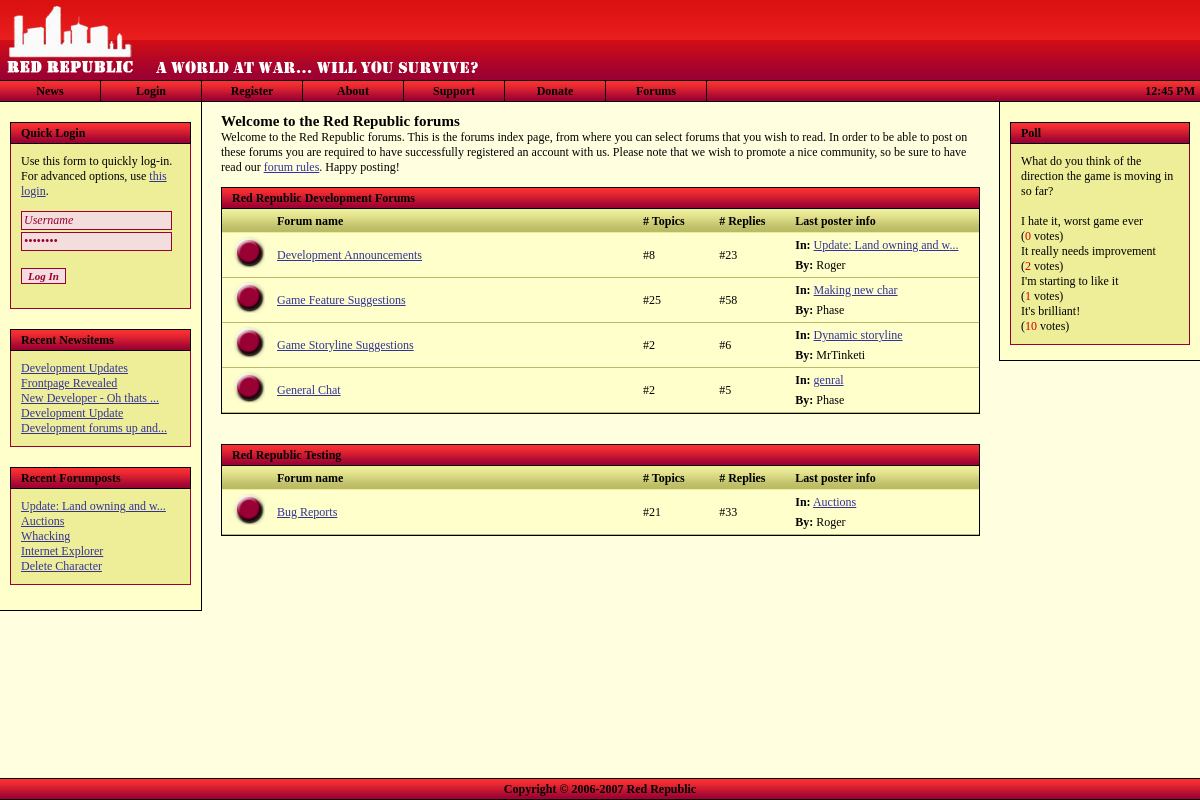
Page /forums/index.php on the committed database.
### tables this page shows
CREATE TABLE `frontpage_news` (
  `id` bigint(20) NOT NULL auto_increment,
  `news_type` int(11) NOT NULL default '0',
  `news_subject` varchar(255) NOT NULL default '',
  `news_date` timestamp NOT NULL default CURRENT_TIMESTAMP,
  `news_author` varchar(50) NOT NULL default '',
  `news_message` text NOT NULL,
  PRIMARY KEY  (`id`)
);

CREATE TABLE `forums_topics` (
  `id` bigint(20) NOT NULL auto_increment,
  `f_id` bigint(20) NOT NULL default '0',
  `poster_id` bigint(20) NOT NULL default '0',
  `topic_type` int(11) NOT NULL default '0',
  `topic_closed` tinyint(4) NOT NULL default '0',
  `name` varchar(75) NOT NULL default '',
  `date` timestamp NOT NULL default CURRENT_TIMESTAMP,
  `num_views` bigint(20) NOT NULL default '0',
  `last_activity` bigint(20) NOT NULL default '0',
  PRIMARY KEY  (`id`)
);

CREATE TABLE `polls` (
  `id` bigint(20) NOT NULL auto_increment,
  `title` varchar(225) NOT NULL default '',
  `date` varchar(225) NOT NULL default '',
  `author` varchar(225) NOT NULL default '',
  `options` varchar(225) NOT NULL default '',
  `votes` bigint(20) NOT NULL default '0',
  `open` varchar(5) NOT NULL default '',
  `displayed` varchar(5) NOT NULL default '',
  KEY `id` (`id`)
);

CREATE TABLE `polls_options` (
  `id` bigint(20) NOT NULL auto_increment,
  `parent` bigint(20) NOT NULL default '0',
  `option` varchar(225) NOT NULL default '',
  `votes` bigint(20) NOT NULL default '0',
  KEY `id` (`id`)
);

CREATE TABLE `forums_categories` (
  `id` bigint(20) NOT NULL auto_increment,
  `name` varchar(50) NOT NULL default '',
  `auth_level` int(11) NOT NULL default '0',
  PRIMARY KEY  (`id`)
);

CREATE TABLE `forums_forums` (
  `id` bigint(20) NOT NULL auto_increment,
  `cat_id` bigint(20) NOT NULL default '0',
  `name` varchar(50) NOT NULL default '',
  `auth_level` int(11) NOT NULL default '0',
  PRIMARY KEY  (`id`)
);

CREATE TABLE `accounts` (
  `id` bigint(20) NOT NULL auto_increment,
  `username` varchar(20) NOT NULL default '',
  `password` varchar(255) NOT NULL default '',
  `person_id` bigint(20) NOT NULL default '0',
  `character_id` bigint(20) NOT NULL default '0',
  `rights` int(11) NOT NULL default '0',
  `last_active` bigint(20) NOT NULL default '0',
  PRIMARY KEY  (`id`)
);

### forums/index.php (the view, shortened to what the rows shown need)
<?
$ext_style = "forums_style.css";
include_once "../includes/utility.inc.php";
include_once "../includes/header.php";
include_once "../includes/forums.inc.php";
?>
	<h1>Welcome to the Red Republic forums</h1>
	<p>Welcome to the Red Republic forums. This is the forums index page, from where you can select forums that you wish to read. In order to be able to post on these forums you are required to have successfully registered an account with us. Please note that we wish to promote a nice community, so be sure to have read our <a href="../docs.php?type=frules">forum rules</a>. Happy posting!</p>
	<?
	$catres = $db->query( "SELECT * FROM forums_categories" );
	if ( $db->getRowCount( $catres ) == 0 )
	{
		?>
			<div class="title">
				<div style="margin-left: 10px;">No categories found</div>
			</div>
			<div class="content">
				No forum categories were found in the database. If you see this message in conjunction with an error, please alert the administrator(s).
			</div>
		<?
	}
	else
	{
		while ( $cat = $db->fetch_array( $catres ) )
		{
			if ( $cat['auth_level'] <= getUserRights() )
			{
			?>
				<div class="title">
					<div style="margin-left: 10px;"><?=$cat['name'];?></div>
				</div>
				<div class="content" style="padding: 0px; margin-bottom: 30px;">
					<?
						$forumres = $db->query( "SELECT * FROM forums_forums WHERE cat_id=". $db->prepval( $cat['id'] ) );
						if ( $db->getRowCount( $forumres ) == 0 )
						{
							echo "<div class=\"content\" style=\"border: none;\">No forums were found within category '". $cat['name'] ."'</div>\n";
						}
						else
						{
							?>
								<div class="row" style="background-color: #ee9; background-image: url('<?=$rootdir;?>/images/forumgrad_vert_20.png'); border: none;">
									<table class="row">
										<tr>
											<td class="field" style="width: 42px;">&nbsp;</td>
											<td class="field"><strong>Forum name</strong></td>
											<td class="field" style="width: 10%;"><strong># Topics</strong></td>
											<td class="field" style="width: 10%;"><strong># Replies</strong></td>
											<td class="field" style="width: 25%;"><strong>Last poster info</strong></td>
										</tr>
									</table>
								</div>
							<?
							while ( $forum = $db->fetch_array( $forumres ) )
							{
								$f = getForumInfo( $forum['id'] );
								$t = getTopicInfo( $f['lasttopicid'] );
								if ( $forum['auth_level'] > getUserRights() )
									continue;
								?>
									<div class="row">
										<table class="row">
											<tr>
												<td class="field" style="width: 42px;">
												<?
												$src = $rootdir . "/images/forums_old.png";
												$q = $db->query( "SELECT * FROM forums_topics WHERE f_id=". $db->prepval( $forum['id'] ) );
												while ( $s = $db->fetch_array( $q ) )
												{
													$r = getTopicInfo( $s['id'] );
													if ( !hasSeenTopic( getUserID(), $r ) )
													{
														$src = $rootdir . "/images/forums_new.png";
														break;
													}
												}
												?>
												<img src="<?=$src;?>" alt="" style="margin-left: 5px;" />
												</td>
												<td class="field"><a href="viewforum.php?id=<?=$forum['id'];?>"><?=stripslashes( $forum['name'] );?></a></td>
												<td class="field" style="width: 10%;">#<?=$f['numtopics'];?></td>
												<td class="field" style="width: 10%;">#<?=$f['numreplies'];?></td>
												<td class="field" style="width: 25%;">
													<strong>In:</strong>
													<?
														if ( $f['lasttopic'] != "..." )
														echo "<a href=\"viewtopic.php?id=". $f['lasttopicid'] ."\">";
														echo ( strlen( stripslashes( $f['lasttopic'] ) ) > 25 ) ? substr( stripslashes( $f['lasttopic'] ), 0, 25 ) . "..." : stripslashes( $f['lasttopic'] );
														if ( $f['lasttopic'] != "..." )
														echo "</a>\n";
													?><br />
													<strong>By:</strong> <?=$t['lastposter'];?>
												</td>
											</tr>
										</table>
									</div>
								<?
							}
						}
					?>
				</div>
			<?
			}
		}
	}
	?>
<?
include "../includes/footer.php";
?>

### includes/header.php (shortened to what the rows shown need)
<?
include_once "utility.inc.php";
?>
<!DOCTYPE html PUBLIC "-//W3C//DTD XHTML 1.0 Strict//EN"
"http://www.w3.org/TR/xhtml1/DTD/xhtml1-strict.dtd">
<html xmlns="http://www.w3.org/1999/xhtml">
<head>
	<link rel="stylesheet" type="text/css" href="<?=$rootdir;?>/stylesheets/general_style.css" />
	<?
	if ( isset( $ext_style ) && $ext_style != "" )
	{
		$file = explode( "::", $ext_style );
		foreach ( $file as $value )
			echo "<link rel=\"stylesheet\" type=\"text/css\" href=\"" . $rootdir . "/stylesheets/" . trim( $value ) ."\" />\n";
	}
	?>
</head>
<body id="body" style="margin-left: 0px; margin-top: 0px; margin-right: 0px; margin-bottom: 0px;"
<?
if ( isset( $err ) && $err->is_error() ) { ?>onload="openErrorDisplay();"<? }
elseif ( isset( $nav ) && $nav == "events" && $char->hasEventRequest() ) { ?>onload="openEventRequest();"<? } ?>
>
<div style="position: relative; min-height: 100%;">
	<div class="maindiv">
		<div style="position: relative; min-height: 85%;">
			<div class="leftnavigation" style="padding-bottom: 10px;">
				<?
				if ( !$_SESSION['ingame'] && !$_SESSION['inadmin'] ) {
				?>
				<div class="navcontent">
					<?
						$news = getSiteNews();
						for ( $i = 0; $i < count( $news ); $i++ )
						{
							$arr = $news[$i];
							if ( strlen( $arr['subject'] ) > 25 )
								$subj = substr( $arr['subject'], 0, 25 ) . "...";
							else
								$subj = $arr['subject'];
							echo "<a href=\"".$rootdir."/news.php?id=". $arr['id'] ."\">" . $subj . "</a><br />";
						}
					?>
				</div>
				<div class="navcontent">
					<?
						$rights = ( getUserRights() === false ) ? 0 : getUserRights();
						$rec = $db->query( "SELECT forums_topics.id, forums_topics.name FROM forums_topics INNER JOIN forums_forums ON forums_topics.f_id = forums_forums.id WHERE forums_forums.auth_level <= $rights ORDER BY last_activity DESC LIMIT 0,5" );
						while ( $res = $db->fetch_array( $rec ) )
						{
							if ( strlen( $res['name'] ) > 25 )
								$subj = substr( $res['name'], 0, 25 ) . "...";
							else
								$subj = $res['name'];
							echo "<a href=\"".$rootdir."/forums/viewtopic.php?id=". $res['id'] ."\">" . stripslashes( $subj ) . "</a><br />";
						}
					?>
				</div>
				<? } ?>
			</div>
			<? if ( isset( $_SESSION['ingame'] ) && user_auth() ) { ?>
			<div class="rightcontent">
				<div class="title" style="background: url('<?=$rootdir;?>/images/forumgrad_vert_20.png'); text-align: right; margin: 10px;">
				<?
				if ( $char->hasEventRequest() )
				{
					?>
					<img src="<?=$rootdir;?>/images/icon_read_red_anim.gif" alt="I" title="You have an event request." onclick="window.location='<?=$rootdir;?>/events/index.php';" style="margin-top: 2px; cursor: pointer;" />
					<?
				}
				$mailboxquery = $db->query( "SELECT * FROM char_mailbox WHERE char_id=". $char->character_id ." AND has_arrived=1" );
				if ( $db->getRowCount( $mailboxquery ) == 0 )
				{
					?>
					<img src="<?=$rootdir;?>/images/icon_mailbox.png" alt="I" title="Go to your mailbox" onclick="window.location='<?=$rootdir;?>/mailbox.php';" style="margin-top: 2px; cursor: pointer;" />
					<?
				}
				else
				{
					?>
					<img src="<?=$rootdir;?>/images/icon_mailbox_anim.gif" alt="I" title="You've got mail." onclick="window.location='<?=$rootdir;?>/mailbox.php';" style="margin-top: 2px; cursor: pointer;" />
					<?
				}
				?>
				<img src="<?=$rootdir;?>/images/charstats.png" alt="I" title="Show Character Information" onclick="showCharacter();" style="margin-top: 2px; cursor: pointer;" />
				<img src="<?=$rootdir;?>/images/icon_inventory.gif" alt="I" title="Show Inventory Listing" onclick="showInventory();" style="margin-top: 2px; cursor: pointer;" />
				<img src="<?=$rootdir;?>/images/icon_users.png" alt="U" title="Show User List" onclick="showUserList();" style="margin-top: 2px; cursor: pointer;" />
				</div>
				<div class="title" style="margin: 10px; margin-bottom: 0px;">
					<div style="margin-left: 10px;">Avatar</div>
				</div>
				<div class="content" style="border: none; margin-left: 10px; margin-right: 10px; background-color: #fff686;">
					<img src="<?=$rootdir;?>/images/<?
					if ( strlen( $char->avatar_url ) == 0 ) { print("cs_avatar150x150.png"); } else { print( $char->avatar_url ); }
					?>" alt="Avatar" style="margin-left: 5px;" />
				</div>
				<div class="title" style="margin: 10px; margin-bottom: 0px;">
					<div style="margin-left: 10px;">Character Information</div>
				</div>
				<div class="content" style="border: none; margin-left: 10px; margin-right: 10px; background-color: #fff686;">
				<table style="width: 100%;" cellspacing="0">
				<tr>
					<td style="width: 45%;"><strong>Nick:</strong></td><td><?=$char->nickname;?></td>
				</tr><tr>
					<td style="width: 45%;"><strong>First:</strong></td><td><?=$char->firstname;?></td>
				</tr><tr>
					<td style="width: 45%;"><strong>Last:</strong></td><td><?=$char->lastname;?></td>
				</tr><tr>
					<td style="width: 45%;"><strong>Birth:</strong></td><td><?=date( dateDisplay(), strtotime( $char->birthdate ) );?></td>
				</tr><tr>
					<td style="width: 45%;"><strong>Sex:</strong></td><td><?=$char->gender_full;?></td>
				</tr><tr>
					<td colspan="2" style="height: 15px;">&nbsp;</td>
				</tr><tr>
					<td colspan="2" align="center" style="padding: 0px; border: 1px solid #990033; border-bottom: none; color: #fff; height: 20px; background: url( '<?=$rootdir;?>/images/grad_vert_20.png' ); width: 100%;">
						<strong>Health</strong>
					</td>
				</tr><tr>
					<td colspan="2" style="border: solid 1px #990033; border-top: none; padding: 0px;">
						<table style="width: 100%; padding: 0px;" cellspacing="0" cellpadding="0">
						<tr>
						<? $leftwidth = $char->health / $char->maxhealth; $leftwidth *= 100; ?>
						<td style="width: <?=$leftwidth;?>%; padding: 3px; background-color: green; color: white; text-align: center;"><?=$leftwidth;?>%</td>
						<td style="width: <?=(100-$leftwidth);?>%;"></td>
						</tr>
						</table>
					</td>
				</tr><tr>
					<td colspan="2" style="height: 15px;">&nbsp;</td>
				</tr>
				<?
				if ( $char->hasVehicle() )
				{
					?>
					<tr>
						<td colspan="2" align="center" style="padding: 0px; border: 1px solid #990033; border-bottom: none; color: #fff; height: 20px; background: url( '<?=$rootdir;?>/images/grad_vert_20.png' ); width: 100%;">
						<strong><?=$char->getVehicleInfo('name');?></strong>
						</td>
					</tr><tr>
						<td colspan="2" style="border: solid 1px #990033; border-top: none; padding: 0px;">
							<table style="width: 100%; padding: 0px;" cellspacing="0" cellpadding="0">
							<tr>
							<? $leftwidth = $char->getVehicleHealth() / 100; $leftwidth *= 100; ?>
							<td style="width: <?=$leftwidth;?>%; padding: 3px; background-color: #36505F; color: white; text-align: center;"><?=$leftwidth;?>%</td>
							<td style="width: <?=(100-$leftwidth);?>%;"></td>
							</tr>
							</table>
						</td>
					</tr>
					<?
				}
				?>
				<tr>
					<td colspan="2" style="height: 15px;">&nbsp;</td>
				</tr><tr>
					<td colspan="2" style="text-align: center; border: 1px solid #990033; border-bottom: none; color: #fff; height: 20px; background: url( '<?=$rootdir;?>/images/grad_vert_20.png' ); width: 100%; padding: 0px;">
						<strong>Money</strong>
					</td>
				</tr><tr>
					<td style="width: 45%; border: solid 1px #990033; border-top: none; border-bottom: none; padding: 2px;"><strong>Money:</strong></td><td  style="border-right: solid 1px #990033; padding: 2px;" id="money_clean">$<?=$char->money_clean;?></td>
				</tr><tr>
					<td style="width: 45%; border: solid 1px #990033; padding: 2px;"><strong>Dirty:</strong></td><td style="border: solid 1px #990033; border-left: none; padding: 2px;">$<?=$char->money_dirty;?></td>
				</tr><tr>
					<td colspan="2" style="height: 15px;">&nbsp;</td>
				</tr>
				</table>
				</div>
			</div>
			<? } else { ?>
			<div class="rightcontent">
				<div class="title" style="margin-top: 20px; margin-left: 10px; margin-right: 10px; padding-left: 10px;">
					Poll
				</div>
				<div class="navcontent" style="margin-left: 10px; margin-right: 10px;">
					<?
					$pollQuery = $db->query( "SELECT * FROM polls WHERE open='true' AND displayed='true'" );
					if ( $db->getRowcount( $pollQuery ) == 0 )
					{
						print("Sorry, no polls found.");
					} else {
						$poll = $db->fetch_array( $pollQuery );
						$voterQuery = $db->query( "SELECT * FROM polls_voters WHERE ip='" . $_SERVER["REMOTE_ADDR"] . "' AND poll=" . $poll['id'] );
						print( $poll['title'] . "<br />");
						if ( $db->getRowCount( $voterQuery ) == 0 )
						{
							?>
							<form method='post' action='<?=$rootdir;?>/vote.php'>
							<p>
							<input type='hidden' name='id' value='<?=$poll['id'];?>' />
							<?
							$optionQuery = $db->query( "SELECT * FROM polls_options WHERE parent=" . $poll['id'] . " ORDER BY id ASC" );
							while ( $option = $db->fetch_array( $optionQuery ) )
							{
								?>
								<input type="radio" class='std_input' name="option" value="<?=$option['id'];?>" /> <?=$option['option'];?><br />
								<?
							}
							?>
							<br />
							<input type="submit" class='std_input' name="vote" value="Vote" />
							</p>
							</form>
							<?
						} else {
							?><br /><?
							$optionQuery = $db->query( "SELECT * FROM polls_options WHERE parent=" . $poll['id'] );
							while ( $option = $db->fetch_array( $optionQuery ) )
							{
								?>
								<?=$option['option'];?><br />(<span style='color: #CC0000'><?=$option['votes'];?></span> votes)<br />
								<?
							}
						}
					}
					?>
				</div>
			</div>
			<? } ?>
			<div class="pagecontent">

### rows in the picture
frontpage_news: news_subject "Development Updates"
frontpage_news: news_subject "Frontpage Revealed"
frontpage_news: news_subject "New Developer - Oh thats ..."
frontpage_news: news_subject "Development Update"
frontpage_news: news_subject "Development forums up and..."
forums_topics: name "Update: Land owning and w..."
forums_topics: name "Auctions"
forums_topics: name "Whacking"
forums_topics: name "Internet Explorer"
forums_topics: name "Delete Character"
polls: title "What do you think of the direction the game is moving in so far?"
polls_options: option "I hate it, worst game ever", votes "0"
polls_options: option "It really needs improvement", votes "2"
polls_options: option "I'm starting to like it", votes "1"
polls_options: option "It's brilliant!", votes "10"
forums_categories: name "Red Republic Development Forums"
forums_forums: name "Development Announcements", numtopics "8", numreplies "23", forums_topics.name "Update: Land owning and w"
forums_forums: name "Game Feature Suggestions", numtopics "25", numreplies "58", lasttopic "Making new char", accounts.username "Phase"
forums_forums: name "Game Storyline Suggestions", accounts.character_id "2", numreplies "6", forums_topics.name "Dynamic storyline", accounts.username "MrTinketi"
forums_forums: name "General Chat", numtopics "2", numreplies "5", lasttopic "genral", accounts.username "Phase"
forums_categories: name "Red Republic Testing"
forums_forums: name "Bug Reports", numtopics "21", numreplies "33", lasttopic "Auctions", accounts.username "Roger"
